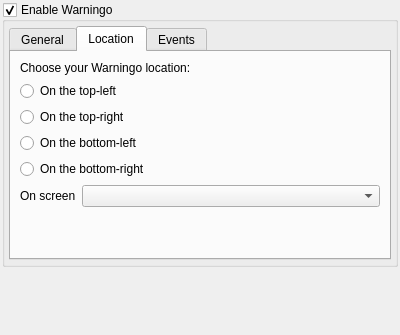
<ui version="4.0" >
 <class>WarningoSettings</class>
 <widget class="QWidget" name="WarningoSettings" >
  <property name="geometry" >
   <rect>
    <x>0</x>
    <y>0</y>
    <width>400</width>
    <height>335</height>
   </rect>
  </property>
  <property name="windowTitle" >
   <string>Form</string>
  </property>
  <property name="autoFillBackground" >
   <bool>false</bool>
  </property>
  <layout class="QGridLayout" >
   <property name="margin" >
    <number>2</number>
   </property>
   <property name="spacing" >
    <number>6</number>
   </property>
   <item row="1" column="0" >
    <spacer>
     <property name="orientation" >
      <enum>Qt::Vertical</enum>
     </property>
     <property name="sizeHint" stdset="0" >
      <size>
       <width>396</width>
       <height>61</height>
      </size>
     </property>
    </spacer>
   </item>
   <item row="0" column="0" >
    <widget class="QGroupBox" name="groupBoxEnable" >
     <property name="title" >
      <string>Enable Warningo</string>
     </property>
     <property name="checkable" >
      <bool>true</bool>
     </property>
     <layout class="QGridLayout" >
      <property name="margin" >
       <number>4</number>
      </property>
      <property name="spacing" >
       <number>6</number>
      </property>
      <item row="0" column="0" >
       <widget class="QTabWidget" name="tabWidget" >
        <property name="currentIndex" >
         <number>1</number>
        </property>
        <widget class="QWidget" name="tabLocationGeneral" >
         <property name="geometry" >
          <rect>
           <x>0</x>
           <y>0</y>
           <width>366</width>
           <height>200</height>
          </rect>
         </property>
         <attribute name="title" >
          <string>General</string>
         </attribute>
         <layout class="QGridLayout" >
          <property name="margin" >
           <number>9</number>
          </property>
          <property name="spacing" >
           <number>6</number>
          </property>
          <item row="1" column="1" >
           <spacer>
            <property name="orientation" >
             <enum>Qt::Horizontal</enum>
            </property>
            <property name="sizeHint" stdset="0" >
             <size>
              <width>40</width>
              <height>20</height>
             </size>
            </property>
           </spacer>
          </item>
          <item row="1" column="0" >
           <widget class="QSpinBox" name="spinBoxLifeTime" >
            <property name="suffix" >
             <string> ms</string>
            </property>
            <property name="prefix" >
             <string/>
            </property>
            <property name="maximum" >
             <number>100000</number>
            </property>
            <property name="value" >
             <number>3000</number>
            </property>
           </widget>
          </item>
          <item row="2" column="0" >
           <spacer>
            <property name="orientation" >
             <enum>Qt::Vertical</enum>
            </property>
            <property name="sizeHint" stdset="0" >
             <size>
              <width>20</width>
              <height>40</height>
             </size>
            </property>
           </spacer>
          </item>
          <item row="0" column="0" colspan="2" >
           <widget class="QLabel" name="labelWarningoLifeTime" >
            <property name="text" >
             <string>Life time:</string>
            </property>
           </widget>
          </item>
         </layout>
        </widget>
        <widget class="QWidget" name="tabWarningoLocation" >
         <property name="geometry" >
          <rect>
           <x>0</x>
           <y>0</y>
           <width>366</width>
           <height>200</height>
          </rect>
         </property>
         <attribute name="title" >
          <string>Location</string>
         </attribute>
         <layout class="QGridLayout" >
          <item row="0" column="0" >
           <widget class="QLabel" name="labelLocation" >
            <property name="text" >
             <string>Choose your Warningo location:</string>
            </property>
           </widget>
          </item>
          <item row="1" column="0" >
           <widget class="QRadioButton" name="radioButtonTopLeft" >
            <property name="text" >
             <string>On the top-left</string>
            </property>
           </widget>
          </item>
          <item row="2" column="0" >
           <widget class="QRadioButton" name="radioButtonTopRight" >
            <property name="text" >
             <string>On the top-right</string>
            </property>
           </widget>
          </item>
          <item row="3" column="0" >
           <widget class="QRadioButton" name="radioButtonBottomLeft" >
            <property name="text" >
             <string>On the bottom-left</string>
            </property>
           </widget>
          </item>
          <item row="4" column="0" >
           <widget class="QRadioButton" name="radioButtonBottomRight" >
            <property name="text" >
             <string>On the bottom-right</string>
            </property>
           </widget>
          </item>
          <item row="5" column="0" >
           <layout class="QFormLayout" name="formLayout" >
            <item row="0" column="0" >
             <widget class="QLabel" name="labelScreen" >
              <property name="text" >
               <string>On screen</string>
              </property>
             </widget>
            </item>
            <item row="0" column="1" >
             <widget class="QComboBox" name="comboBoxScreen" />
            </item>
           </layout>
          </item>
          <item row="6" column="0" >
           <spacer name="verticalSpacer" >
            <property name="orientation" >
             <enum>Qt::Vertical</enum>
            </property>
            <property name="sizeHint" stdset="0" >
             <size>
              <width>20</width>
              <height>40</height>
             </size>
            </property>
           </spacer>
          </item>
         </layout>
        </widget>
        <widget class="QWidget" name="tabWarningoEvents" >
         <property name="geometry" >
          <rect>
           <x>0</x>
           <y>0</y>
           <width>366</width>
           <height>200</height>
          </rect>
         </property>
         <attribute name="title" >
          <string>Events</string>
         </attribute>
         <layout class="QGridLayout" >
          <property name="margin" >
           <number>9</number>
          </property>
          <property name="spacing" >
           <number>6</number>
          </property>
          <item row="3" column="0" >
           <spacer>
            <property name="orientation" >
             <enum>Qt::Vertical</enum>
            </property>
            <property name="sizeHint" stdset="0" >
             <size>
              <width>20</width>
              <height>40</height>
             </size>
            </property>
           </spacer>
          </item>
          <item row="2" column="0" >
           <widget class="QCheckBox" name="checkBoxAboutMe" >
            <property name="text" >
             <string>Sentences about me</string>
            </property>
           </widget>
          </item>
          <item row="1" column="0" >
           <widget class="QCheckBox" name="checkBoxPrivateSentences" >
            <property name="text" >
             <string>Private sentences (tell, etc)</string>
            </property>
           </widget>
          </item>
          <item row="0" column="0" >
           <widget class="QLabel" name="labelEvents" >
            <property name="text" >
             <string>Raise a Warningo for:</string>
            </property>
           </widget>
          </item>
         </layout>
        </widget>
       </widget>
      </item>
     </layout>
    </widget>
   </item>
  </layout>
 </widget>
 <resources/>
 <connections/>
</ui>
